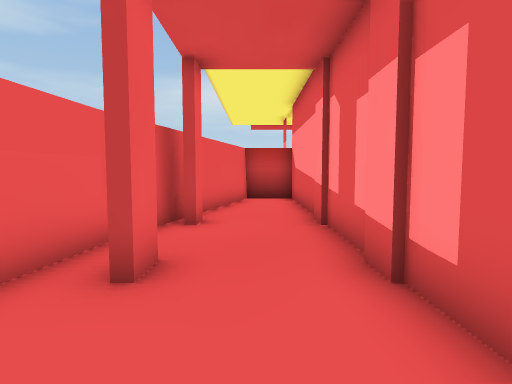
View 1 (above)

12 first-person views from a walk through a 3-D level made in the Unity game engine. The camera is 0.58 m above the floor, tilts 4° down and sees 80° across. The floor is counted in squares, 0.5 m on a side. Each view is taken from the middle of a square. On the plan, view 1 faces up. The plan holds only what a view shows up to about 13 squares ahead; the rest is blank. The place goes on beyond the plan.

View 2
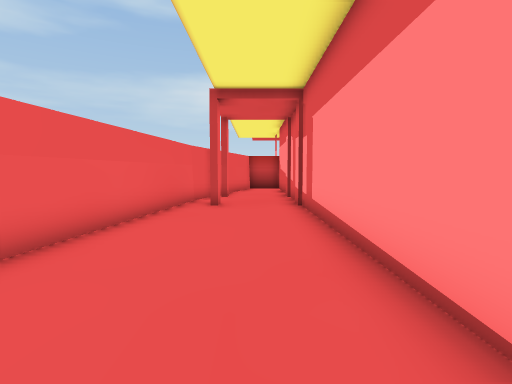

View 3
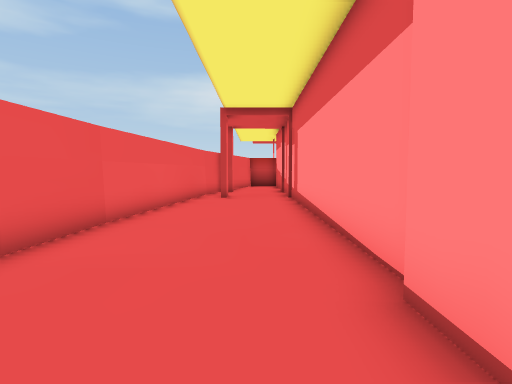

View 4
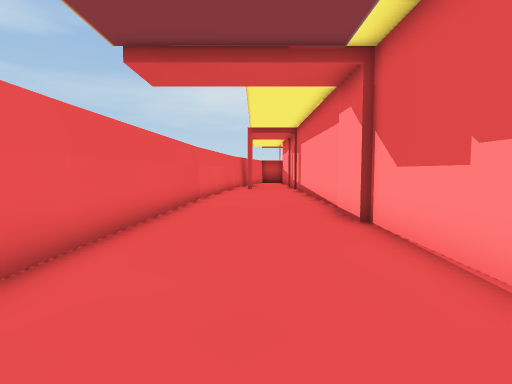

View 5
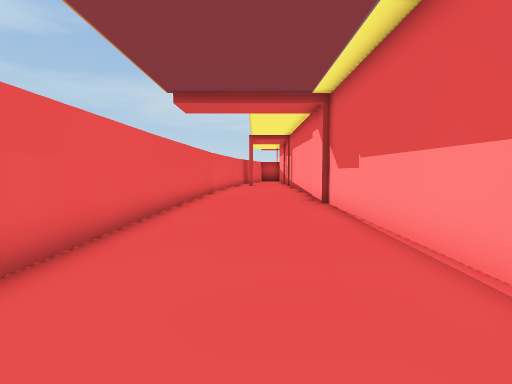

View 6
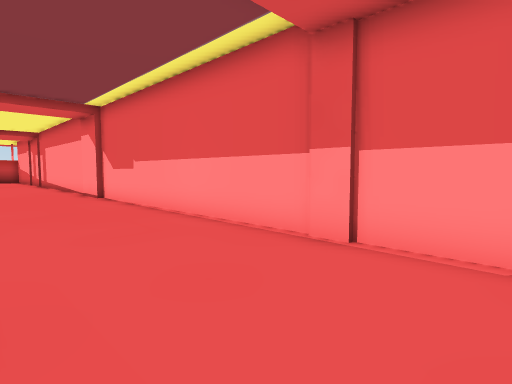

View 7
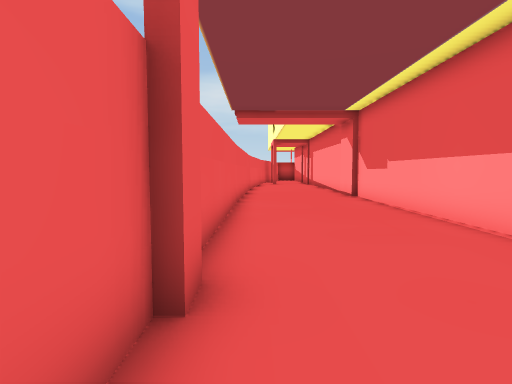

View 8
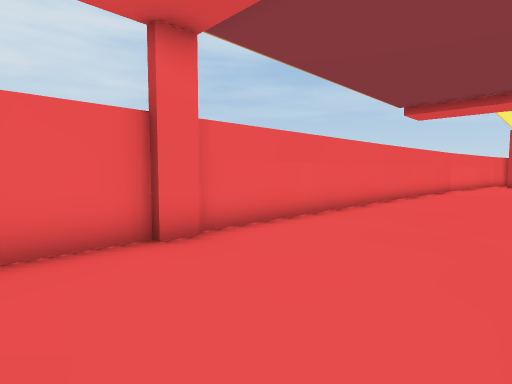

View 9
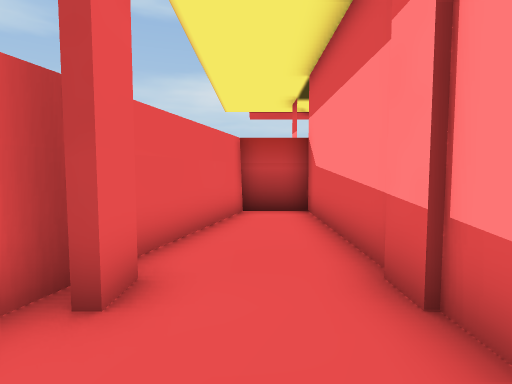

View 10
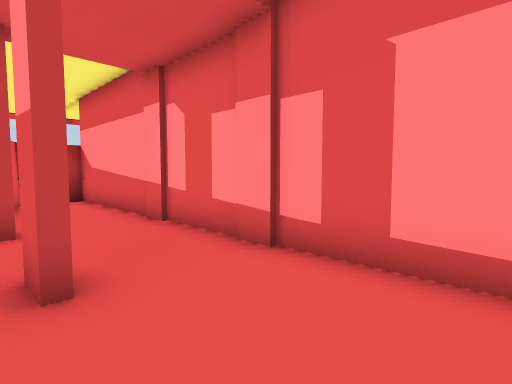

View 11
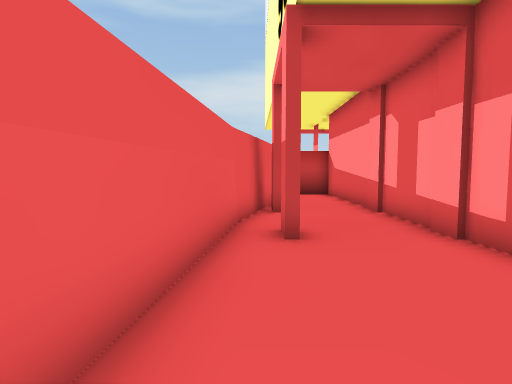

View 12
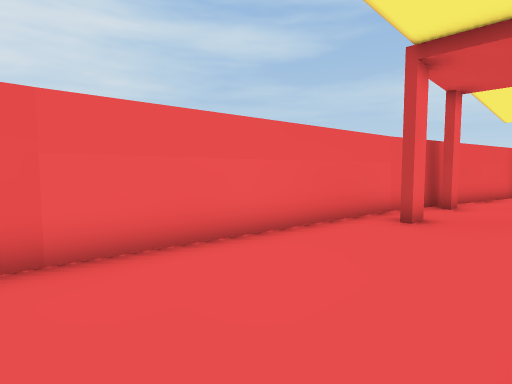

### Floor plan
Points are (right, up) in squares from view 1. A wall is a line through its corners. A room is listed if a view was taken in it or the views show most of it. See-through windows are left out.
Room 1 (views 1, 2, 3, 4, 5, 6, 7, 8, 9, 10, 11, 12)
walls: (1.3, -9.2) (1.3, -7.2); (1.6, -6.9) (1.5, 12.8) (-0.4, 12.8) (-2.5, 4.9); (-3.8, -11.4) (-3.8, -19.7); (-3.4, -3.3) (-3.7, -11.5); (-1.3, 3.9) (-1.3, 3); (-3.6, -19.7) (-3.6, -20.7); (-3.8, -20.6) (-3.8, -22.6); (-2.5, 5.1) (-4.3, -11.5); (1.6, -22.7) (1.6, -9.1); (-1.3, 7.3) (-1.3, 6.4)

Where each view was taken, in squares from view 1:
view 1: 0 up, 0 right, facing up
view 2: 7 down, 0 right, facing up
view 3: 10 down, 0 right, facing up
view 4: 16 down, 1 left, facing up
view 5: 20 down, 1 left, facing up
view 6: 23 down, 3 left, facing up-right
view 7: 23 down, 3 left, facing up
view 8: 23 down, 1 right, facing up-left
view 9: 4 up, 0 right, facing up
view 10: 0 up, 2 left, facing up-right
view 11: 2 down, 2 left, facing up
view 12: 4 down, 1 right, facing up-left
